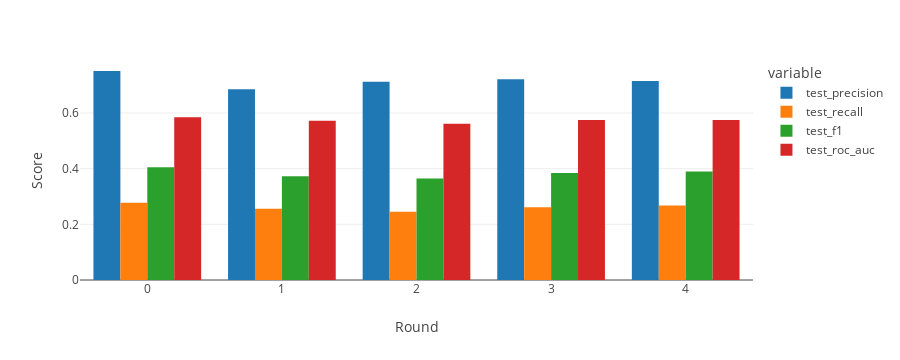

The notebook cell this image was saved under:
### Markdown cell above
Let's get the charts

### Code cell
px.bar(
    results,
    y=["test_precision","test_recall","test_f1","test_roc_auc"],
    barmode="group",
    labels={"value":"Score", "index":"Round"},
    template="none"
)

### Figure 1 — Plotly figure (JSON) as saved in the notebook; plotly's stock layout.template omitted (floating-point values rounded to 4 significant figures)
{"data": [{"alignmentgroup": "True", "hovertemplate": "variable=test_precision<br>Round=%{x}<br>Score=%{y}<extra></extra>", "legendgroup": "test_precision", "marker": {"color": "#1F77B4", "pattern": {"shape": ""}}, "name": "test_precision", "offsetgroup": "test_precision", "orientation": "v", "showlegend": true, "textposition": "auto", "type": "bar", "x": [0, 1, 2, 3, 4], "xaxis": "x", "y": [0.7508, 0.6851, 0.7118, 0.7212, 0.7152], "yaxis": "y"}, {"alignmentgroup": "True", "hovertemplate": "variable=test_recall<br>Round=%{x}<br>Score=%{y}<extra></extra>", "legendgroup": "test_recall", "marker": {"color": "#FF7F0E", "pattern": {"shape": ""}}, "name": "test_recall", "offsetgroup": "test_recall", "orientation": "v", "showlegend": true, "textposition": "auto", "type": "bar", "x": [0, 1, 2, 3, 4], "xaxis": "x", "y": [0.2774, 0.2556, 0.2453, 0.2617, 0.2679], "yaxis": "y"}, {"alignmentgroup": "True", "hovertemplate": "variable=test_f1<br>Round=%{x}<br>Score=%{y}<extra></extra>", "legendgroup": "test_f1", "marker": {"color": "#2CA02C", "pattern": {"shape": ""}}, "name": "test_f1", "offsetgroup": "test_f1", "orientation": "v", "showlegend": true, "textposition": "auto", "type": "bar", "x": [0, 1, 2, 3, 4], "xaxis": "x", "y": [0.4051, 0.3723, 0.3649, 0.384, 0.3898], "yaxis": "y"}, {"alignmentgroup": "True", "hovertemplate": "variable=test_roc_auc<br>Round=%{x}<br>Score=%{y}<extra></extra>", "legendgroup": "test_roc_auc", "marker": {"color": "#D62728", "pattern": {"shape": ""}}, "name": "test_roc_auc", "offsetgroup": "test_roc_auc", "orientation": "v", "showlegend": true, "textposition": "auto", "type": "bar", "x": [0, 1, 2, 3, 4], "xaxis": "x", "y": [0.5846, 0.5725, 0.5617, 0.5743, 0.5747], "yaxis": "y"}], "layout": {"barmode": "group", "height": 360, "legend": {"title": {"text": "variable"}, "tracegroupgap": 0}, "margin": {"t": 60}, "xaxis": {"anchor": "y", "autorange": true, "domain": [0, 1], "range": [-0.5, 4.5], "title": {"text": "Round"}, "type": "linear"}, "yaxis": {"anchor": "x", "autorange": true, "domain": [0, 1], "range": [0, 0.7903], "title": {"text": "Score"}, "type": "linear"}}}
